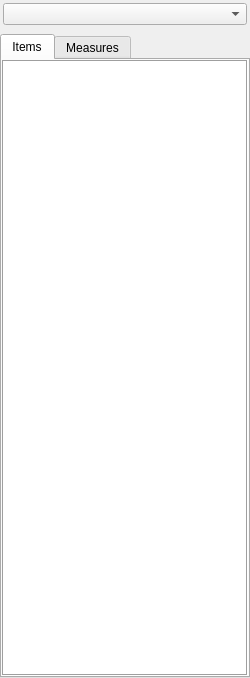
<?xml version="1.0" encoding="UTF-8"?>
<ui version="4.0">
 <class>Form</class>
 <widget class="QWidget" name="Form">
  <property name="geometry">
   <rect>
    <x>0</x>
    <y>0</y>
    <width>250</width>
    <height>678</height>
   </rect>
  </property>
  <property name="windowTitle">
   <string>Form</string>
  </property>
  <layout class="QVBoxLayout" name="verticalLayout_2">
   <property name="spacing">
    <number>0</number>
   </property>
   <property name="margin">
    <number>0</number>
   </property>
   <item>
    <layout class="QVBoxLayout" name="verticalLayout">
     <property name="spacing">
      <number>6</number>
     </property>
     <item>
      <layout class="QVBoxLayout" name="vbox">
       <property name="spacing">
        <number>3</number>
       </property>
       <property name="margin">
        <number>3</number>
       </property>
       <item>
        <widget class="QComboBox" name="sortAlgorithm"/>
       </item>
      </layout>
     </item>
     <item>
      <widget class="QTabWidget" name="tabWidget">
       <property name="currentIndex">
        <number>0</number>
       </property>
       <widget class="QWidget" name="sorttab">
        <attribute name="title">
         <string>Items</string>
        </attribute>
        <layout class="QVBoxLayout" name="verticalLayout_3">
         <property name="margin">
          <number>0</number>
         </property>
         <item>
          <widget class="QTreeView" name="treeview">
           <property name="frameShape">
            <enum>QFrame::Box</enum>
           </property>
           <property name="frameShadow">
            <enum>QFrame::Sunken</enum>
           </property>
           <property name="selectionMode">
            <enum>QAbstractItemView::ContiguousSelection</enum>
           </property>
           <property name="iconSize">
            <size>
             <width>16</width>
             <height>16</height>
            </size>
           </property>
           <property name="indentation">
            <number>0</number>
           </property>
           <property name="rootIsDecorated">
            <bool>true</bool>
           </property>
           <property name="uniformRowHeights">
            <bool>false</bool>
           </property>
           <property name="itemsExpandable">
            <bool>false</bool>
           </property>
           <property name="sortingEnabled">
            <bool>true</bool>
           </property>
           <property name="animated">
            <bool>true</bool>
           </property>
           <property name="allColumnsShowFocus">
            <bool>false</bool>
           </property>
           <property name="headerHidden">
            <bool>false</bool>
           </property>
           <property name="expandsOnDoubleClick">
            <bool>false</bool>
           </property>
          </widget>
         </item>
        </layout>
       </widget>
       <widget class="QWidget" name="featuretab">
        <attribute name="title">
         <string>Measures</string>
        </attribute>
        <layout class="QVBoxLayout" name="verticalLayout_4">
         <property name="spacing">
          <number>6</number>
         </property>
         <property name="margin">
          <number>0</number>
         </property>
         <item>
          <layout class="QVBoxLayout" name="fbox"/>
         </item>
         <item>
          <spacer name="vspacer">
           <property name="orientation">
            <enum>Qt::Vertical</enum>
           </property>
           <property name="sizeHint" stdset="0">
            <size>
             <width>20</width>
             <height>40</height>
            </size>
           </property>
          </spacer>
         </item>
        </layout>
       </widget>
      </widget>
     </item>
    </layout>
   </item>
  </layout>
 </widget>
 <resources/>
 <connections/>
</ui>
